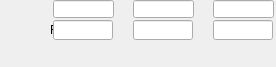
   <widget class="caFrame" name="caFrame_5">
    <property name="geometry">
     <rect>
      <x>462</x>
      <y>385</y>
      <width>276</width>
      <height>67</height>
     </rect>
    </property>
    <widget class="caLabel" name="caLabel_14">
     <property name="geometry">
      <rect>
       <x>0</x>
       <y>20</y>
       <width>96</width>
       <height>20</height>
      </rect>
     </property>
     <property name="frameShape">
      <enum>QFrame::NoFrame</enum>
     </property>
     <property name="text">
      <string>ROI size</string>
     </property>
     <property name="alignment">
      <set>Qt::AlignAbsolute|Qt::AlignRight|Qt::AlignTrailing|Qt::AlignVCenter</set>
     </property>
     <property name="fontScaleMode">
      <enum>ESimpleLabel::WidthAndHeight</enum>
     </property>
     <property name="foreground">
      <color>
       <red>0</red>
       <green>0</green>
       <blue>0</blue>
      </color>
     </property>
     <property name="background">
      <color alpha="0">
       <red>0</red>
       <green>0</green>
       <blue>0</blue>
      </color>
     </property>
    </widget>
    <widget class="caTextEntry" name="caTextEntry_8">
     <property name="geometry">
      <rect>
       <x>133</x>
       <y>20</y>
       <width>60</width>
       <height>20</height>
      </rect>
     </property>
     <property name="channel" stdset="0">
      <string>$(P)$(R)SizeY</string>
     </property>
     <property name="foreground">
      <color>
       <red>0</red>
       <green>0</green>
       <blue>0</blue>
      </color>
     </property>
     <property name="background">
      <color>
       <red>115</red>
       <green>223</green>
       <blue>255</blue>
      </color>
     </property>
     <property name="colorMode">
      <enum>caLineEdit::Static</enum>
     </property>
     <property name="precisionMode">
      <enum>caLineEdit::Channel</enum>
     </property>
     <property name="limitsMode">
      <enum>caLineEdit::Channel</enum>
     </property>
     <property name="maxValue">
      <double>1.000000000000000</double>
     </property>
     <property name="minValue">
      <double>0.000000000000000</double>
     </property>
     <property name="fontScaleMode" stdset="0">
      <enum>caLineEdit::WidthAndHeight</enum>
     </property>
     <property name="formatType">
      <enum>caLineEdit::decimal</enum>
     </property>
    </widget>
    <widget class="caLineEdit" name="caLineEdit_18">
     <property name="geometry">
      <rect>
       <x>133</x>
       <y>0</y>
       <width>61</width>
       <height>18</height>
      </rect>
     </property>
     <property name="alignment">
      <set>Qt::AlignAbsolute|Qt::AlignCenter|Qt::AlignHCenter|Qt::AlignVCenter</set>
     </property>
     <property name="channel" stdset="0">
      <string>$(P)$(R)SizeY_RBV</string>
     </property>
     <property name="foreground">
      <color>
       <red>10</red>
       <green>0</green>
       <blue>184</blue>
      </color>
     </property>
     <property name="background">
      <color>
       <red>187</red>
       <green>187</green>
       <blue>187</blue>
      </color>
     </property>
     <property name="colorMode">
      <enum>caLineEdit::Static</enum>
     </property>
     <property name="precisionMode">
      <enum>caLineEdit::Channel</enum>
     </property>
     <property name="limitsMode">
      <enum>caLineEdit::Channel</enum>
     </property>
     <property name="maxValue">
      <double>1.000000000000000</double>
     </property>
     <property name="minValue">
      <double>0.000000000000000</double>
     </property>
     <property name="fontScaleMode" stdset="0">
      <enum>caLineEdit::WidthAndHeight</enum>
     </property>
     <property name="formatType">
      <enum>caLineEdit::decimal</enum>
     </property>
    </widget>
    <widget class="caTextEntry" name="caTextEntry_9">
     <property name="geometry">
      <rect>
       <x>213</x>
       <y>20</y>
       <width>60</width>
       <height>20</height>
      </rect>
     </property>
     <property name="channel" stdset="0">
      <string>$(P)$(R)SizeZ</string>
     </property>
     <property name="foreground">
      <color>
       <red>0</red>
       <green>0</green>
       <blue>0</blue>
      </color>
     </property>
     <property name="background">
      <color>
       <red>115</red>
       <green>223</green>
       <blue>255</blue>
      </color>
     </property>
     <property name="colorMode">
      <enum>caLineEdit::Static</enum>
     </property>
     <property name="precisionMode">
      <enum>caLineEdit::Channel</enum>
     </property>
     <property name="limitsMode">
      <enum>caLineEdit::Channel</enum>
     </property>
     <property name="maxValue">
      <double>1.000000000000000</double>
     </property>
     <property name="minValue">
      <double>0.000000000000000</double>
     </property>
     <property name="fontScaleMode" stdset="0">
      <enum>caLineEdit::WidthAndHeight</enum>
     </property>
     <property name="formatType">
      <enum>caLineEdit::decimal</enum>
     </property>
    </widget>
    <widget class="caLineEdit" name="caLineEdit_19">
     <property name="geometry">
      <rect>
       <x>213</x>
       <y>0</y>
       <width>61</width>
       <height>18</height>
      </rect>
     </property>
     <property name="alignment">
      <set>Qt::AlignAbsolute|Qt::AlignCenter|Qt::AlignHCenter|Qt::AlignVCenter</set>
     </property>
     <property name="channel" stdset="0">
      <string>$(P)$(R)SizeZ_RBV</string>
     </property>
     <property name="foreground">
      <color>
       <red>10</red>
       <green>0</green>
       <blue>184</blue>
      </color>
     </property>
     <property name="background">
      <color>
       <red>187</red>
       <green>187</green>
       <blue>187</blue>
      </color>
     </property>
     <property name="colorMode">
      <enum>caLineEdit::Static</enum>
     </property>
     <property name="precisionMode">
      <enum>caLineEdit::Channel</enum>
     </property>
     <property name="limitsMode">
      <enum>caLineEdit::Channel</enum>
     </property>
     <property name="maxValue">
      <double>1.000000000000000</double>
     </property>
     <property name="minValue">
      <double>0.000000000000000</double>
     </property>
     <property name="fontScaleMode" stdset="0">
      <enum>caLineEdit::WidthAndHeight</enum>
     </property>
     <property name="formatType">
      <enum>caLineEdit::decimal</enum>
     </property>
    </widget>
    <widget class="caTextEntry" name="caTextEntry_10">
     <property name="geometry">
      <rect>
       <x>53</x>
       <y>20</y>
       <width>60</width>
       <height>20</height>
      </rect>
     </property>
     <property name="channel" stdset="0">
      <string>$(P)$(R)SizeX</string>
     </property>
     <property name="foreground">
      <color>
       <red>0</red>
       <green>0</green>
       <blue>0</blue>
      </color>
     </property>
     <property name="background">
      <color>
       <red>115</red>
       <green>223</green>
       <blue>255</blue>
      </color>
     </property>
     <property name="colorMode">
      <enum>caLineEdit::Static</enum>
     </property>
     <property name="precisionMode">
      <enum>caLineEdit::Channel</enum>
     </property>
     <property name="limitsMode">
      <enum>caLineEdit::Channel</enum>
     </property>
     <property name="maxValue">
      <double>1.000000000000000</double>
     </property>
     <property name="minValue">
      <double>0.000000000000000</double>
     </property>
     <property name="fontScaleMode" stdset="0">
      <enum>caLineEdit::WidthAndHeight</enum>
     </property>
     <property name="formatType">
      <enum>caLineEdit::decimal</enum>
     </property>
    </widget>
    <widget class="caLineEdit" name="caLineEdit_20">
     <property name="geometry">
      <rect>
       <x>53</x>
       <y>0</y>
       <width>61</width>
       <height>18</height>
      </rect>
     </property>
     <property name="alignment">
      <set>Qt::AlignAbsolute|Qt::AlignCenter|Qt::AlignHCenter|Qt::AlignVCenter</set>
     </property>
     <property name="channel" stdset="0">
      <string>$(P)$(R)SizeX_RBV</string>
     </property>
     <property name="foreground">
      <color>
       <red>10</red>
       <green>0</green>
       <blue>184</blue>
      </color>
     </property>
     <property name="background">
      <color>
       <red>187</red>
       <green>187</green>
       <blue>187</blue>
      </color>
     </property>
     <property name="colorMode">
      <enum>caLineEdit::Static</enum>
     </property>
     <property name="precisionMode">
      <enum>caLineEdit::Channel</enum>
     </property>
     <property name="limitsMode">
      <enum>caLineEdit::Channel</enum>
     </property>
     <property name="maxValue">
      <double>1.000000000000000</double>
     </property>
     <property name="minValue">
      <double>0.000000000000000</double>
     </property>
     <property name="fontScaleMode" stdset="0">
      <enum>caLineEdit::WidthAndHeight</enum>
     </property>
     <property name="formatType">
      <enum>caLineEdit::decimal</enum>
     </property>
    </widget>
    <widget class="caFrame" name="caFrame_6">
     <property name="geometry">
      <rect>
       <x>53</x>
       <y>45</y>
       <width>222</width>
       <height>22</height>
      </rect>
     </property>
     <widget class="caSlider" name="caSlider_3">
      <property name="geometry">
       <rect>
        <x>0</x>
        <y>0</y>
        <width>60</width>
        <height>20</height>
       </rect>
      </property>
      <property name="scalePosition">
       <enum>QwtSlider::NoScale</enum>
      </property>
      <property name="channel" stdset="0">
       <string>$(P)$(R)SizeX</string>
      </property>
      <property name="direction">
       <enum>caSlider::Right</enum>
      </property>
      <property name="foreground">
       <color>
        <red>0</red>
        <green>0</green>
        <blue>0</blue>
       </color>
      </property>
      <property name="background">
       <color>
        <red>115</red>
        <green>223</green>
        <blue>255</blue>
       </color>
      </property>
      <property name="colorMode">
       <enum>caSlider::Static</enum>
      </property>
      <property name="limitsMode">
       <enum>caSlider::Channel</enum>
      </property>
      <property name="maxValue">
       <double>1.000000000000000</double>
      </property>
      <property name="minValue">
       <double>0.000000000000000</double>
      </property>
      <property name="incrementValue">
       <double>1.000000000000000</double>
      </property>
     </widget>
     <widget class="caSlider" name="caSlider_4">
      <property name="geometry">
       <rect>
        <x>80</x>
        <y>0</y>
        <width>60</width>
        <height>20</height>
       </rect>
      </property>
      <property name="scalePosition">
       <enum>QwtSlider::NoScale</enum>
      </property>
      <property name="channel" stdset="0">
       <string>$(P)$(R)SizeY</string>
      </property>
      <property name="direction">
       <enum>caSlider::Right</enum>
      </property>
      <property name="foreground">
       <color>
        <red>0</red>
        <green>0</green>
        <blue>0</blue>
       </color>
      </property>
      <property name="background">
       <color>
        <red>115</red>
        <green>223</green>
        <blue>255</blue>
       </color>
      </property>
      <property name="colorMode">
       <enum>caSlider::Static</enum>
      </property>
      <property name="limitsMode">
       <enum>caSlider::Channel</enum>
      </property>
      <property name="maxValue">
       <double>1.000000000000000</double>
      </property>
      <property name="minValue">
       <double>0.000000000000000</double>
      </property>
      <property name="incrementValue">
       <double>1.000000000000000</double>
      </property>
     </widget>
     <widget class="caSlider" name="caSlider_5">
      <property name="geometry">
       <rect>
        <x>160</x>
        <y>0</y>
        <width>60</width>
        <height>20</height>
       </rect>
      </property>
      <property name="scalePosition">
       <enum>QwtSlider::NoScale</enum>
      </property>
      <property name="channel" stdset="0">
       <string>$(P)$(R)SizeZ</string>
      </property>
      <property name="direction">
       <enum>caSlider::Right</enum>
      </property>
      <property name="foreground">
       <color>
        <red>0</red>
        <green>0</green>
        <blue>0</blue>
       </color>
      </property>
      <property name="background">
       <color>
        <red>115</red>
        <green>223</green>
        <blue>255</blue>
       </color>
      </property>
      <property name="colorMode">
       <enum>caSlider::Static</enum>
      </property>
      <property name="limitsMode">
       <enum>caSlider::Channel</enum>
      </property>
      <property name="maxValue">
       <double>1.000000000000000</double>
      </property>
      <property name="minValue">
       <double>0.000000000000000</double>
      </property>
      <property name="incrementValue">
       <double>1.000000000000000</double>
      </property>
     </widget>
    </widget>
   </widget>
